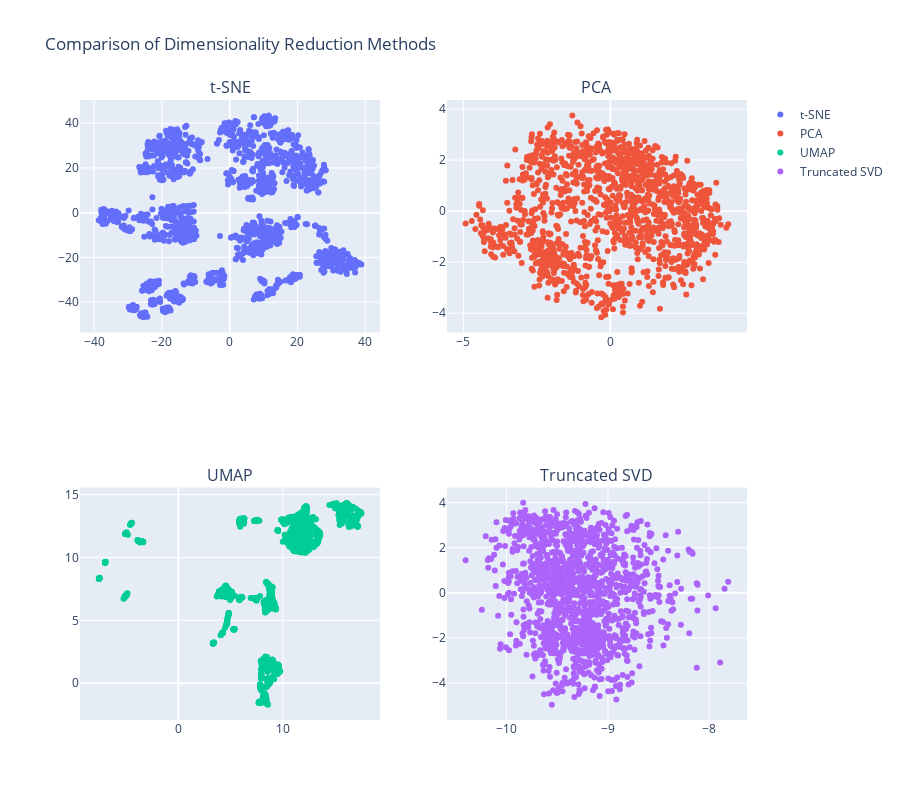

The cell this chart's notebook holds for it:
### Markdown cell above
## Visualize Reduced Embeddings

Compare the different dimensionality reduction techniques side by side.

### Code cell
from cs7313.visualizer import Visualizer

vis = Visualizer(
    params_2d=dict(
        mode='markers',
        text=df['hover_text'],
        hovertemplate='<b>Text:</b> %{text}<extra></extra>',
        marker=dict(size=6),
    ),
)

fig = vis.visualize_multiple(
    n_cols=2,
    embeddings={
        't-SNE': embeddings_tsne,
        'PCA': embeddings_pca,
        'UMAP': embeddings_umap,
        'Truncated SVD': embeddings_svd,
    },
)

fig.update_layout(height=800, title_text="Comparison of Dimensionality Reduction Methods")
fig.show()

### Figure 1 — Plotly figure (JSON) as saved in the notebook; plotly's stock layout.template omitted (floating-point values rounded to 4 significant figures; data arrays with more than 128 entries replaced by an {"elided": "..."} marker saying what was removed)
{"data": [{"hovertemplate": "<b>Text:</b> %{text}<extra></extra>", "marker": {"size": 6}, "mode": "markers", "name": "t-SNE", "text": {"elided": "1350 str values"}, "type": "scatter", "x": {"elided": "1350 float values"}, "xaxis": "x", "y": {"elided": "1350 float values"}, "yaxis": "y"}, {"hovertemplate": "<b>Text:</b> %{text}<extra></extra>", "marker": {"size": 6}, "mode": "markers", "name": "PCA", "text": {"elided": "1350 str values"}, "type": "scatter", "x": {"elided": "1350 float values"}, "xaxis": "x2", "y": {"elided": "1350 float values"}, "yaxis": "y2"}, {"hovertemplate": "<b>Text:</b> %{text}<extra></extra>", "marker": {"size": 6}, "mode": "markers", "name": "UMAP", "text": {"elided": "1350 str values"}, "type": "scatter", "x": {"elided": "1350 float values"}, "xaxis": "x3", "y": {"elided": "1350 float values"}, "yaxis": "y3"}, {"hovertemplate": "<b>Text:</b> %{text}<extra></extra>", "marker": {"size": 6}, "mode": "markers", "name": "Truncated SVD", "text": {"elided": "1350 str values"}, "type": "scatter", "x": {"elided": "1350 float values"}, "xaxis": "x4", "y": {"elided": "1350 float values"}, "yaxis": "y4"}], "layout": {"annotations": [{"font": {"size": 16}, "showarrow": false, "text": "t-SNE", "x": 0.225, "xanchor": "center", "xref": "paper", "y": 1, "yanchor": "bottom", "yref": "paper"}, {"font": {"size": 16}, "showarrow": false, "text": "PCA", "x": 0.775, "xanchor": "center", "xref": "paper", "y": 1, "yanchor": "bottom", "yref": "paper"}, {"font": {"size": 16}, "showarrow": false, "text": "UMAP", "x": 0.225, "xanchor": "center", "xref": "paper", "y": 0.375, "yanchor": "bottom", "yref": "paper"}, {"font": {"size": 16}, "showarrow": false, "text": "Truncated SVD", "x": 0.775, "xanchor": "center", "xref": "paper", "y": 0.375, "yanchor": "bottom", "yref": "paper"}], "height": 800, "title": {"text": "Comparison of Dimensionality Reduction Methods"}, "xaxis": {"anchor": "y", "domain": [0, 0.45]}, "xaxis2": {"anchor": "y2", "domain": [0.55, 1]}, "xaxis3": {"anchor": "y3", "domain": [0, 0.45]}, "xaxis4": {"anchor": "y4", "domain": [0.55, 1]}, "yaxis": {"anchor": "x", "domain": [0.625, 1]}, "yaxis2": {"anchor": "x2", "domain": [0.625, 1]}, "yaxis3": {"anchor": "x3", "domain": [0, 0.375]}, "yaxis4": {"anchor": "x4", "domain": [0, 0.375]}}}
